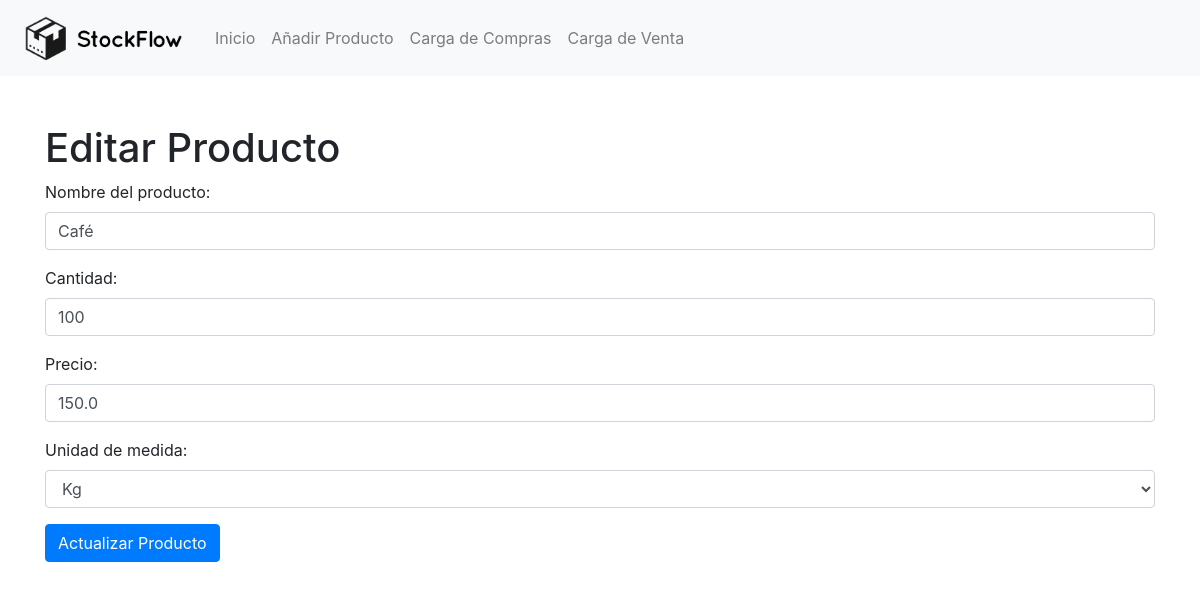
Screenshot of /edit_product/1 with the database file from the repository.
### tables this page shows
CREATE TABLE productos (
        id INTEGER PRIMARY KEY AUTOINCREMENT,
        nombre TEXT,
        cantidad INTEGER,
        precio REAL,
        unidad_medida TEXT DEFAULT 'unidades'
    );

### app.py (the view, shortened to what this page needs)
@app.route('/edit_product/<int:id>', methods=['GET', 'POST'])
def edit_product(id):
    producto = get_producto(id)
    return render_template('edit_product.html', producto=producto)

### app.py (called while the page is built)
def get_db():
    if 'db' not in g:
        g.db = sqlite3.connect('inventario.db')
        g.db.row_factory = sqlite3.Row
    return g.db

def get_producto(id):
    db = get_db()
    c = db.cursor()
    c.execute("SELECT * FROM productos WHERE id = ?", (id,))
    row = c.fetchone()
    if row:
        return dict(row)
    return None

### templates/edit_product.html (shortened to what this page needs)
{% extends "base.html" %}
{% block content %}
    <h1 class="mt-5">Editar Producto</h1>
    <form method="post" action="{{ url_for('edit_product', id=producto['id']) }}">
        <div class="form-group">
            <label for="nombre">Nombre del producto:</label>
            <input type="text" class="form-control" id="nombre" name="nombre" value="{{ producto['nombre'] }}" required>
        </div>
        <div class="form-group">
            <label for="cantidad">Cantidad:</label>
            <input type="number" class="form-control" id="cantidad" name="cantidad" value="{{ producto['cantidad'] }}" required>
        </div>
        <div class="form-group">
            <label for="precio">Precio:</label>
            <input type="number" step="0.01" class="form-control" id="precio" name="precio" value="{{ producto['precio'] }}" required>
        </div>
        <div class="form-group">
            <label for="unidad_medida">Unidad de medida:</label>
            <select class="form-control" id="unidad_medida" name="unidad_medida" required>
                <option value="kg" {% if producto['unidad_medida'] == 'kg' %}selected{% endif %}>Kg</option>
            </select>
        </div>
        <button type="submit" class="btn btn-primary">Actualizar Producto</button>
    </form>
{% endblock %}

### rows the page displays
productos: nombre "Café", cantidad "100", precio "150.0", unidad_medida "Kg"
